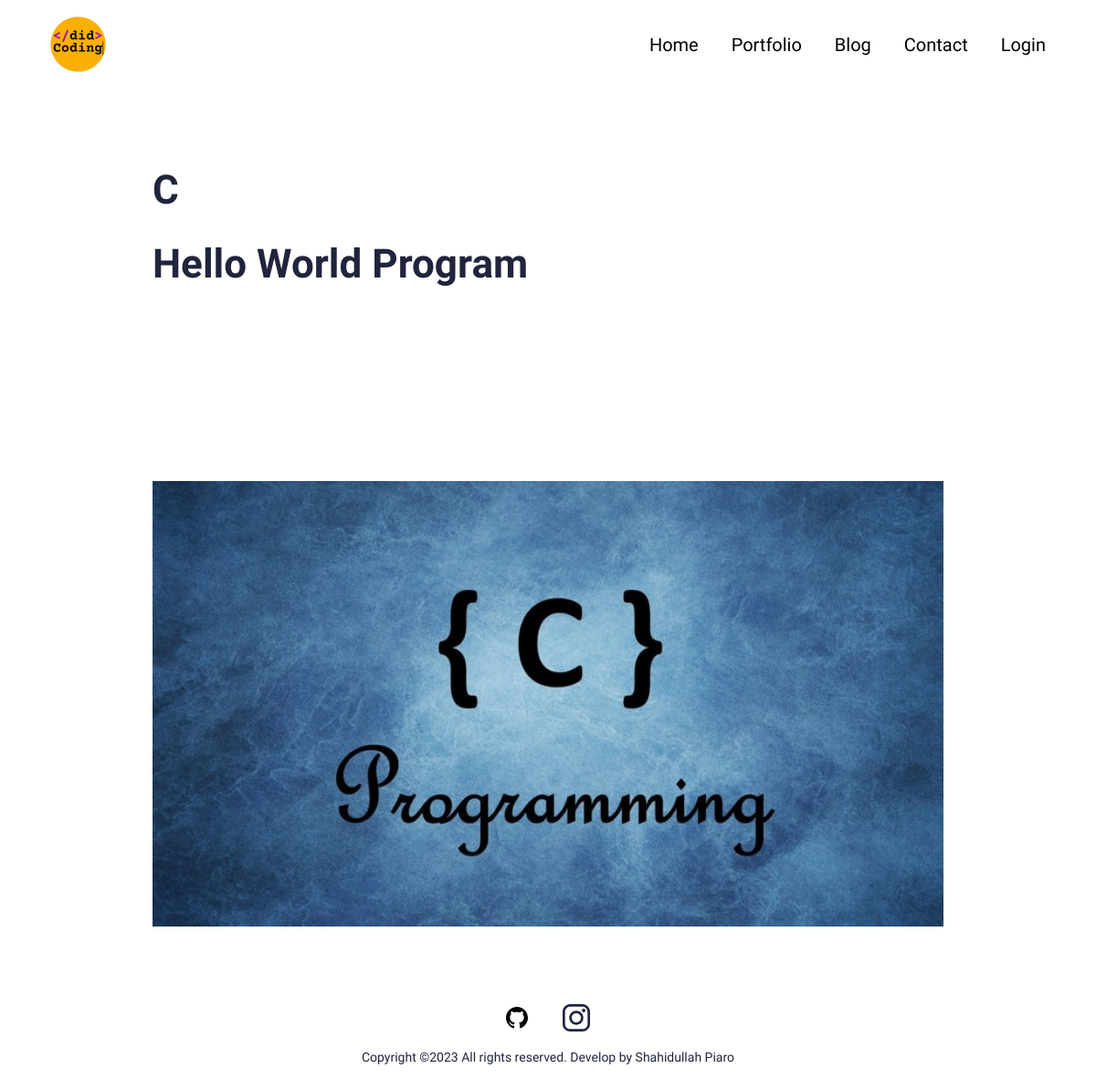
The page /portfolio/c on the database its author committed.
### main/models.py (models this page shows, shortened)
class Portfolio(models.Model):
    class Meta:
        verbose_name_plural = 'Portfolio Profiles'
        verbose_name = 'Portfolio'
        ordering = ["name"]
    date = models.DateTimeField(blank=True, null=True)
    name = models.CharField(max_length=200, blank=True, null=True)
    description = models.CharField(max_length=500, blank=True, null=True)
    bodyImage = models.ImageField(blank=True, null=True, upload_to="portfolio")
    image = models.ImageField(blank=True, null=True, upload_to="portfolio")
    slug = models.SlugField(null=True, blank=True)
    is_active = models.BooleanField(default=True)

### main/views.py (the view)
# urls.py: path('portfolio/<slug:slug>', views.PortfolioDetailView.as_view(), name="portfolio"),
class PortfolioDetailView(generic.DetailView):
	model = Portfolio
	template_name = "main/portfolio-detail.html"

### resume_app/context_processors.py (called while the page is built)
def project_context(request):
	context = {
		'me': User.objects.first(),
	}
	return context

### main/templates/main/portfolio-detail.html (shortened to what this page needs)
{% extends 'main/base.html' %}
{% load static %}
{% block content %}
<section>
  <div class="innerPageBannerCol">
    <div class="container">
      <div class="row g-4 g-md-3  align-items-center">
        <div class="col-md-6">
          <div class="bannerContent">
            <h1 class="xlTitle pb-md-3">{{object.name}}</h1>
          </div>
          <div class="bannerContent">
            <h1 class="xlTitle pb-md-3">{{object.description}}</h1>
          </div>
        </div>
      </div>
    </div>
  </div>
</section>
<section>
  <div class="sectionSpaceSm">
    <div class="container">
      <img src="{{object.bodyImage.url}}" alt="..." class="pImg">
    </div>
  </div>
</section>
{%endblock%}

### static/css/style.css (style rules this page uses)
:root { --primaryColor: #9C07B6; --primaryDarkColor: #3D0048; --primaryHoverColor: #900AA8; --secondaryColor: #F9B000; --baseColor: #21243D; --baseFont: 'Heebo', sans-serif; --titleFont: 'Courier Prime', monospace; --regular: 400; --medium: 500; --bold: 700; --black: 900; --lightBg: #F1F1F1; }
html { scroll-behavior: smooth; }
body { font-family: var(--baseFont); color: var(--baseColor); line-height: normal; }
img { max-width: 100%; }
.xlTitle { font-size: 44px; line-height: 1.3; font-weight: var(--bold); font-family: var(--titleFont) }
.sectionSpaceSm { padding: 35px 0; }
.innerPageBannerCol { padding: 180px 0 150px; }
.pImg { width: 100%; }
@media (min-width:992px) { .container, .container-lg, .container-md, .container-sm, .container-xl, .container-xxl { max-width: 890px; } }

### rows shown on the page
Portfolio: name "C", description "Hello World Program", bodyImage (picture)
